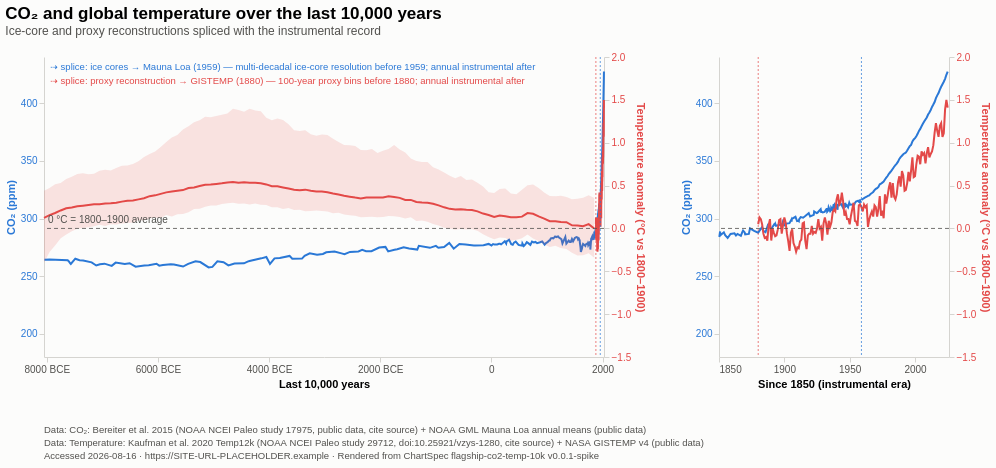

Vega-Lite specification stored for this chart:
### Vega-Lite specification from a JSON file in a GitHub repository (floating-point values rounded to 4 significant figures; data arrays with more than 128 entries replaced by an {"elided": "..."} marker saying what was removed)
{"$schema": "https://vega.github.io/schema/vega-lite/v5.json", "background": "#fcfcfb", "title": {"text": "CO₂ and global temperature over the last 10,000 years", "subtitle": "Ice-core and proxy reconstructions spliced with the instrumental record", "anchor": "start", "fontSize": 17, "subtitleFontSize": 12, "subtitleColor": "#52514e", "offset": 14}, "config": {"font": "sans-serif", "axis": {"labelColor": "#52514e", "titleFontWeight": 600, "domainColor": "#d5d4d0", "tickColor": "#d5d4d0"}, "view": {"stroke": null}, "concat": {"spacing": 34}}, "vconcat": [{"hconcat": [{"width": 560, "height": 300, "layer": [{"layer": [{"data": {"values": {"elided": "352 records"}}, "mark": {"type": "line", "strokeWidth": 2, "color": "#2a78d6"}, "encoding": {"x": {"field": "year_ce", "type": "quantitative", "scale": {"domain": [-8050, 2026], "nice": false}, "axis": {"title": "Last 10,000 years", "labelExpr": "datum.value < 0 ? format(-datum.value, 'd') + ' BCE' : format(datum.value, 'd')", "grid": false, "tickCount": 6}}, "y": {"field": "value", "type": "quantitative", "scale": {"domain": [180, 440], "nice": false}, "axis": {"title": "CO₂ (ppm)", "titleColor": "#2a78d6", "labelColor": "#2a78d6", "orient": "left", "grid": false}}, "detail": {"field": "segment"}}}]}, {"layer": [{"data": {"values": {"elided": "246 records"}}, "mark": {"type": "line", "strokeWidth": 2, "color": "#e34948"}, "encoding": {"x": {"field": "year_ce", "type": "quantitative", "scale": {"domain": [-8050, 2026], "nice": false}, "axis": {"title": "Last 10,000 years", "labelExpr": "datum.value < 0 ? format(-datum.value, 'd') + ' BCE' : format(datum.value, 'd')", "grid": false, "tickCount": 6}}, "y": {"field": "value", "type": "quantitative", "scale": {"domain": [-1.5, 2.0], "nice": false}, "axis": {"title": "Temperature anomaly (°C vs 1800–1900)", "titleColor": "#e34948", "labelColor": "#e34948", "orient": "right", "grid": false}}, "detail": {"field": "segment"}}}, {"data": {"values": [{"year_ce": -8050.0, "temp_c_5": -0.4012, "temp_c_95": 0.4382}, {"year_ce": -7950.0, "temp_c_5": -0.2761, "temp_c_95": 0.4705}, {"year_ce": -7850.0, "temp_c_5": -0.2, "temp_c_95": 0.5141}, {"year_ce": -7750.0, "temp_c_5": -0.1139, "temp_c_95": 0.5307}, {"year_ce": -7650.0, "temp_c_5": -0.07018, "temp_c_95": 0.5777}, {"year_ce": -7550.0, "temp_c_5": -0.03433, "temp_c_95": 0.6036}, {"year_ce": -7450.0, "temp_c_5": -0.004712, "temp_c_95": 0.6343}, {"year_ce": -7350.0, "temp_c_5": 0.0058, "temp_c_95": 0.6437}, {"year_ce": -7250.0, "temp_c_5": 0.01286, "temp_c_95": 0.6325}, {"year_ce": -7150.0, "temp_c_5": 0.02537, "temp_c_95": 0.6385}, {"year_ce": -7050.0, "temp_c_5": 0.04191, "temp_c_95": 0.6715}, {"year_ce": -6950.0, "temp_c_5": 0.02886, "temp_c_95": 0.686}, {"year_ce": -6850.0, "temp_c_5": 0.0482, "temp_c_95": 0.6771}, {"year_ce": -6750.0, "temp_c_5": 0.0452, "temp_c_95": 0.7049}, {"year_ce": -6650.0, "temp_c_5": 0.0564, "temp_c_95": 0.7322}, {"year_ce": -6550.0, "temp_c_5": 0.06216, "temp_c_95": 0.735}, {"year_ce": -6450.0, "temp_c_5": 0.0679, "temp_c_95": 0.752}, {"year_ce": -6350.0, "temp_c_5": 0.09529, "temp_c_95": 0.7842}, {"year_ce": -6250.0, "temp_c_5": 0.09197, "temp_c_95": 0.8326}, {"year_ce": -6150.0, "temp_c_5": 0.1163, "temp_c_95": 0.8682}, {"year_ce": -6050.0, "temp_c_5": 0.1242, "temp_c_95": 0.8973}, {"year_ce": -5950.0, "temp_c_5": 0.1208, "temp_c_95": 0.9509}, {"year_ce": -5850.0, "temp_c_5": 0.1554, "temp_c_95": 1.008}, {"year_ce": -5750.0, "temp_c_5": 0.1398, "temp_c_95": 1.061}, {"year_ce": -5650.0, "temp_c_5": 0.1667, "temp_c_95": 1.089}, {"year_ce": -5550.0, "temp_c_5": 0.1671, "temp_c_95": 1.155}, {"year_ce": -5450.0, "temp_c_5": 0.188, "temp_c_95": 1.192}, {"year_ce": -5350.0, "temp_c_5": 0.2263, "temp_c_95": 1.238}, {"year_ce": -5250.0, "temp_c_5": 0.2306, "temp_c_95": 1.262}, {"year_ce": -5150.0, "temp_c_5": 0.2525, "temp_c_95": 1.304}, {"year_ce": -5050.0, "temp_c_5": 0.2662, "temp_c_95": 1.298}, {"year_ce": -4950.0, "temp_c_5": 0.267, "temp_c_95": 1.312}, {"year_ce": -4850.0, "temp_c_5": 0.2856, "temp_c_95": 1.327}, {"year_ce": -4750.0, "temp_c_5": 0.2944, "temp_c_95": 1.34}, {"year_ce": -4650.0, "temp_c_5": 0.301, "temp_c_95": 1.396}, {"year_ce": -4550.0, "temp_c_5": 0.288, "temp_c_95": 1.382}, {"year_ce": -4450.0, "temp_c_5": 0.2918, "temp_c_95": 1.362}, {"year_ce": -4350.0, "temp_c_5": 0.2786, "temp_c_95": 1.397}, {"year_ce": -4250.0, "temp_c_5": 0.2914, "temp_c_95": 1.375}, {"year_ce": -4150.0, "temp_c_5": 0.2776, "temp_c_95": 1.367}, {"year_ce": -4050.0, "temp_c_5": 0.2725, "temp_c_95": 1.293}, {"year_ce": -3950.0, "temp_c_5": 0.2468, "temp_c_95": 1.263}, {"year_ce": -3850.0, "temp_c_5": 0.2471, "temp_c_95": 1.283}, {"year_ce": -3750.0, "temp_c_5": 0.2261, "temp_c_95": 1.266}, {"year_ce": -3650.0, "temp_c_5": 0.2392, "temp_c_95": 1.215}, {"year_ce": -3550.0, "temp_c_5": 0.214, "temp_c_95": 1.145}, {"year_ce": -3450.0, "temp_c_5": 0.219, "temp_c_95": 1.138}, {"year_ce": -3350.0, "temp_c_5": 0.2018, "temp_c_95": 1.144}, {"year_ce": -3250.0, "temp_c_5": 0.204, "temp_c_95": 1.098}, {"year_ce": -3150.0, "temp_c_5": 0.2101, "temp_c_95": 1.08}, {"year_ce": -3050.0, "temp_c_5": 0.2028, "temp_c_95": 1.097}, {"year_ce": -2950.0, "temp_c_5": 0.1978, "temp_c_95": 1.09}, {"year_ce": -2850.0, "temp_c_5": 0.1782, "temp_c_95": 1.045}, {"year_ce": -2750.0, "temp_c_5": 0.1831, "temp_c_95": 1.008}, {"year_ce": -2650.0, "temp_c_5": 0.1614, "temp_c_95": 0.9726}, {"year_ce": -2550.0, "temp_c_5": 0.1529, "temp_c_95": 0.9709}, {"year_ce": -2450.0, "temp_c_5": 0.1485, "temp_c_95": 0.9611}, {"year_ce": -2350.0, "temp_c_5": 0.1316, "temp_c_95": 0.9158}, {"year_ce": -2250.0, "temp_c_5": 0.1338, "temp_c_95": 0.9109}, {"year_ce": -2150.0, "temp_c_5": 0.1368, "temp_c_95": 0.9262}, {"year_ce": -2050.0, "temp_c_5": 0.131, "temp_c_95": 0.8799}, {"year_ce": -1950.0, "temp_c_5": 0.133, "temp_c_95": 0.9069}, {"year_ce": -1850.0, "temp_c_5": 0.1452, "temp_c_95": 0.9262}, {"year_ce": -1750.0, "temp_c_5": 0.1409, "temp_c_95": 0.9744}, {"year_ce": -1650.0, "temp_c_5": 0.133, "temp_c_95": 0.9222}, {"year_ce": -1550.0, "temp_c_5": 0.1148, "temp_c_95": 0.8859}, {"year_ce": -1450.0, "temp_c_5": 0.1298, "temp_c_95": 0.8149}, {"year_ce": -1350.0, "temp_c_5": 0.08788, "temp_c_95": 0.7876}, {"year_ce": -1250.0, "temp_c_5": 0.09324, "temp_c_95": 0.7743}, {"year_ce": -1150.0, "temp_c_5": 0.0792, "temp_c_95": 0.7748}, {"year_ce": -1050.0, "temp_c_5": 0.05113, "temp_c_95": 0.7141}, {"year_ce": -950.0, "temp_c_5": 0.03541, "temp_c_95": 0.6879}, {"year_ce": -850.0, "temp_c_5": 0.009303, "temp_c_95": 0.6536}, {"year_ce": -750.0, "temp_c_5": -0.001436, "temp_c_95": 0.6133}, {"year_ce": -650.0, "temp_c_5": -0.01485, "temp_c_95": 0.5848}, {"year_ce": -550.0, "temp_c_5": -0.006982, "temp_c_95": 0.6113}, {"year_ce": -450.0, "temp_c_5": -0.01265, "temp_c_95": 0.5639}, {"year_ce": -350.0, "temp_c_5": -0.00916, "temp_c_95": 0.5701}, {"year_ce": -250.0, "temp_c_5": -0.02579, "temp_c_95": 0.5334}, {"year_ce": -150.0, "temp_c_5": -0.06795, "temp_c_95": 0.4895}, {"year_ce": -50.0, "temp_c_5": -0.09873, "temp_c_95": 0.4225}, {"year_ce": 50.0, "temp_c_5": -0.1248, "temp_c_95": 0.4126}, {"year_ce": 150.0, "temp_c_5": -0.1047, "temp_c_95": 0.46}, {"year_ce": 250.0, "temp_c_5": -0.1118, "temp_c_95": 0.4648}, {"year_ce": 350.0, "temp_c_5": -0.144, "temp_c_95": 0.4081}, {"year_ce": 450.0, "temp_c_5": -0.1313, "temp_c_95": 0.3992}, {"year_ce": 550.0, "temp_c_5": -0.1152, "temp_c_95": 0.4501}, {"year_ce": 650.0, "temp_c_5": -0.07201, "temp_c_95": 0.504}, {"year_ce": 750.0, "temp_c_5": -0.1188, "temp_c_95": 0.5111}, {"year_ce": 850.0, "temp_c_5": -0.1453, "temp_c_95": 0.4704}, {"year_ce": 950.0, "temp_c_5": -0.1878, "temp_c_95": 0.4203}, {"year_ce": 1050.0, "temp_c_5": -0.2174, "temp_c_95": 0.3793}, {"year_ce": 1150.0, "temp_c_5": -0.2016, "temp_c_95": 0.3748}, {"year_ce": 1250.0, "temp_c_5": -0.2277, "temp_c_95": 0.3818}, {"year_ce": 1350.0, "temp_c_5": -0.2401, "temp_c_95": 0.3652}, {"year_ce": 1450.0, "temp_c_5": -0.2843, "temp_c_95": 0.3393}, {"year_ce": 1550.0, "temp_c_5": -0.3162, "temp_c_95": 0.3475}, {"year_ce": 1650.0, "temp_c_5": -0.3133, "temp_c_95": 0.3592}, {"year_ce": 1750.0, "temp_c_5": -0.2895, "temp_c_95": 0.3867}, {"year_ce": 1850.0, "temp_c_5": -0.342, "temp_c_95": 0.3556}]}, "mark": {"type": "area", "color": "#e34948", "opacity": 0.15}, "encoding": {"x": {"field": "year_ce", "type": "quantitative", "scale": {"domain": [-8050, 2026], "nice": false}, "axis": {"title": "Last 10,000 years", "labelExpr": "datum.value < 0 ? format(-datum.value, 'd') + ' BCE' : format(datum.value, 'd')", "grid": false, "tickCount": 6}}, "y": {"field": "temp_c_5", "type": "quantitative", "scale": {"domain": [-1.5, 2.0], "nice": false}, "axis": {"title": "Temperature anomaly (°C vs 1800–1900)", "titleColor": "#e34948", "labelColor": "#e34948", "orient": "right", "grid": false}}, "y2": {"field": "temp_c_95"}}}, {"data": {"values": [{"y": 0, "label": "0 °C = 1800–1900 average"}]}, "mark": {"type": "rule", "strokeDash": [4, 3], "color": "#52514e", "opacity": 0.8}, "encoding": {"y": {"field": "y", "type": "quantitative", "scale": {"domain": [-1.5, 2.0]}, "axis": {"title": "Temperature anomaly (°C vs 1800–1900)", "titleColor": "#e34948", "labelColor": "#e34948", "orient": "right", "grid": false}}}}, {"data": {"values": [{"y": 0, "label": "0 °C = 1800–1900 average"}]}, "mark": {"type": "text", "align": "left", "baseline": "bottom", "dx": 4, "dy": -3, "x": 0, "fontSize": 10, "color": "#52514e"}, "encoding": {"y": {"field": "y", "type": "quantitative", "scale": {"domain": [-1.5, 2.0]}, "axis": {"title": "Temperature anomaly (°C vs 1800–1900)", "titleColor": "#e34948", "labelColor": "#e34948", "orient": "right", "grid": false}}, "text": {"field": "label"}}}, {"data": {"values": [{"x": 1959}]}, "mark": {"type": "rule", "strokeDash": [2, 2], "color": "#2a78d6", "opacity": 0.7}, "encoding": {"x": {"field": "x", "type": "quantitative", "scale": {"domain": [-8050, 2026], "nice": false}, "axis": {"title": "Last 10,000 years", "labelExpr": "datum.value < 0 ? format(-datum.value, 'd') + ' BCE' : format(datum.value, 'd')", "grid": false, "tickCount": 6}}}}, {"data": {"values": [{"label": "⇢ splice: ice cores → Mauna Loa (1959) — multi-decadal ice-core resolution before 1959; annual instrumental after"}]}, "mark": {"type": "text", "align": "left", "x": 6, "y": 10, "fontSize": 9.5, "color": "#2a78d6"}, "encoding": {"text": {"field": "label"}}}, {"data": {"values": [{"x": 1880}]}, "mark": {"type": "rule", "strokeDash": [2, 2], "color": "#e34948", "opacity": 0.7}, "encoding": {"x": {"field": "x", "type": "quantitative", "scale": {"domain": [-8050, 2026], "nice": false}, "axis": {"title": "Last 10,000 years", "labelExpr": "datum.value < 0 ? format(-datum.value, 'd') + ' BCE' : format(datum.value, 'd')", "grid": false, "tickCount": 6}}}}, {"data": {"values": [{"label": "⇢ splice: proxy reconstruction → GISTEMP (1880) — 100-year proxy bins before 1880; annual instrumental after"}]}, "mark": {"type": "text", "align": "left", "x": 6, "y": 24, "fontSize": 9.5, "color": "#e34948"}, "encoding": {"text": {"field": "label"}}}]}], "resolve": {"scale": {"y": "independent"}}}, {"width": 230, "height": 300, "layer": [{"layer": [{"data": {"values": {"elided": "174 records"}}, "mark": {"type": "line", "strokeWidth": 2, "color": "#2a78d6"}, "encoding": {"x": {"field": "year_ce", "type": "quantitative", "scale": {"domain": [1850, 2026], "nice": false}, "axis": {"title": "Since 1850 (instrumental era)", "labelExpr": "datum.value < 0 ? format(-datum.value, 'd') + ' BCE' : format(datum.value, 'd')", "grid": false, "tickCount": 4}}, "y": {"field": "value", "type": "quantitative", "scale": {"domain": [180, 440], "nice": false}, "axis": {"title": "CO₂ (ppm)", "titleColor": "#2a78d6", "labelColor": "#2a78d6", "orient": "left", "grid": false}}, "detail": {"field": "segment"}}}]}, {"layer": [{"data": {"values": {"elided": "147 records"}}, "mark": {"type": "line", "strokeWidth": 2, "color": "#e34948"}, "encoding": {"x": {"field": "year_ce", "type": "quantitative", "scale": {"domain": [1850, 2026], "nice": false}, "axis": {"title": "Since 1850 (instrumental era)", "labelExpr": "datum.value < 0 ? format(-datum.value, 'd') + ' BCE' : format(datum.value, 'd')", "grid": false, "tickCount": 4}}, "y": {"field": "value", "type": "quantitative", "scale": {"domain": [-1.5, 2.0], "nice": false}, "axis": {"title": "Temperature anomaly (°C vs 1800–1900)", "titleColor": "#e34948", "labelColor": "#e34948", "orient": "right", "grid": false}}, "detail": {"field": "segment"}}}, {"data": {"values": [{"year_ce": 1850.0, "temp_c_5": -0.342, "temp_c_95": 0.3556}]}, "mark": {"type": "area", "color": "#e34948", "opacity": 0.15}, "encoding": {"x": {"field": "year_ce", "type": "quantitative", "scale": {"domain": [1850, 2026], "nice": false}, "axis": {"title": "Since 1850 (instrumental era)", "labelExpr": "datum.value < 0 ? format(-datum.value, 'd') + ' BCE' : format(datum.value, 'd')", "grid": false, "tickCount": 4}}, "y": {"field": "temp_c_5", "type": "quantitative", "scale": {"domain": [-1.5, 2.0], "nice": false}, "axis": {"title": "Temperature anomaly (°C vs 1800–1900)", "titleColor": "#e34948", "labelColor": "#e34948", "orient": "right", "grid": false}}, "y2": {"field": "temp_c_95"}}}, {"data": {"values": [{"y": 0, "label": "0 °C = 1800–1900 average"}]}, "mark": {"type": "rule", "strokeDash": [4, 3], "color": "#52514e", "opacity": 0.8}, "encoding": {"y": {"field": "y", "type": "quantitative", "scale": {"domain": [-1.5, 2.0]}, "axis": {"title": "Temperature anomaly (°C vs 1800–1900)", "titleColor": "#e34948", "labelColor": "#e34948", "orient": "right", "grid": false}}}}, {"data": {"values": [{"x": 1959}]}, "mark": {"type": "rule", "strokeDash": [2, 2], "color": "#2a78d6", "opacity": 0.7}, "encoding": {"x": {"field": "x", "type": "quantitative", "scale": {"domain": [1850, 2026], "nice": false}, "axis": {"title": "Since 1850 (instrumental era)", "labelExpr": "datum.value < 0 ? format(-datum.value, 'd') + ' BCE' : format(datum.value, 'd')", "grid": false, "tickCount": 4}}}}, {"data": {"values": [{"x": 1880}]}, "mark": {"type": "rule", "strokeDash": [2, 2], "color": "#e34948", "opacity": 0.7}, "encoding": {"x": {"field": "x", "type": "quantitative", "scale": {"domain": [1850, 2026], "nice": false}, "axis": {"title": "Since 1850 (instrumental era)", "labelExpr": "datum.value < 0 ? format(-datum.value, 'd') + ' BCE' : format(datum.value, 'd')", "grid": false, "tickCount": 4}}}}]}], "resolve": {"scale": {"y": "independent"}}}]}, {"width": 860, "height": 40, "data": {"values": [{"i": 0, "line": "Data: CO₂: Bereiter et al. 2015 (NOAA NCEI Paleo study 17975, public data, cite source) + NOAA GML Mauna Loa annual means (public data)"}, {"i": 1, "line": "Data: Temperature: Kaufman et al. 2020 Temp12k (NOAA NCEI Paleo study 29712, doi:10.25921/vzys-1280, cite source) + NASA GISTEMP v4 (public data)"}, {"i": 2, "line": "Accessed 2026-08-16 · https://SITE-URL-PLACEHOLDER.example · Rendered from ChartSpec flagship-co2-temp-10k v0.0.1-spike"}]}, "mark": {"type": "text", "align": "left", "x": 0, "fontSize": 9.5, "color": "#52514e"}, "encoding": {"y": {"field": "i", "type": "ordinal", "axis": null, "scale": {"paddingInner": 0.4}}, "text": {"field": "line"}}}]}
